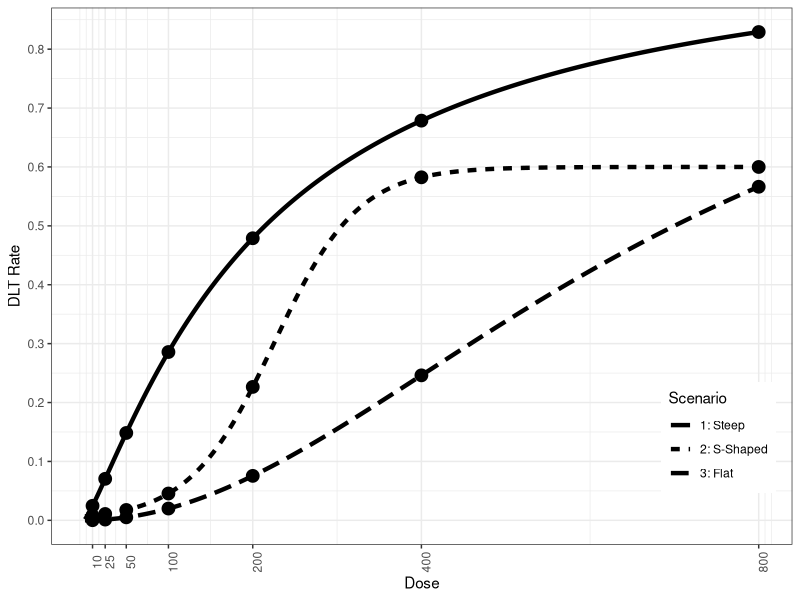

Write R code to recreate this figure. (Note: this script raises an error after producing the figure.)
library(tidyverse)
library(ggplot2)

DoseProv <- c(10, 25, 50, 100, 200, 400, 800)
DoseRef <- 100

expit <- function(x) 1/(1+exp(-x))

d <- 1:800
dref <- DoseRef

#steep scenario
loga <- -0.916
b <- 1.2
linpred <- loga + b*log(d/dref)
rate <- expit(linpred)

steepdt <- tibble(Scenario="1: Steep", Dose=d, DLTRate=rate)

#S-shaped scenario
s <- 0.02
ed50 <- 225
linpred <- s*(d-ed50)
rate <- 0.6*expit(linpred)

sshapedt <- tibble(Scenario="2: S-Shaped", Dose=d, DLTRate=rate)

#flat scenario
s <- 2
ed50 <- 700
linpred <- -s*log(ed50/d)
rate <- expit(linpred)

flatdt <- tibble(Scenario="3: Flat", Dose=d, DLTRate=rate)

plotdt <- rbind(steepdt, sshapedt, flatdt)
pointdt <- plotdt %>% filter(Dose %in% DoseProv)

ggplot(plotdt, aes(x=Dose, y=DLTRate, linetype=Scenario)) + geom_line(size=1.5) + 
  geom_point(aes(x=Dose, y=DLTRate), data = pointdt, size=4) + ylab("DLT Rate") +
  scale_x_continuous(breaks = DoseProv) + scale_y_continuous(breaks = seq(0,1,0.1)) + theme_bw() +
  theme(axis.text.x = element_text(angle = 90),
        legend.position = c(0.9,0.2))
  




ratedt <- tibble(Dose = DoseProv, Rate = round(expit(),3))
ggplot(ratedt,aes(Dose, Rate, label=Rate)) + geom_line() + geom_point() + geom_text(nudge_x = 2)

ratedt <- readxl::read_xlsx("FixedScenarios.xlsx", sheet = "Sheet1")
ggplot(ratedt,aes(Dose, Rate, color = Scenario)) + geom_line() + geom_point()

# write_csv(ratedt, "ToxScenarios.csv")
